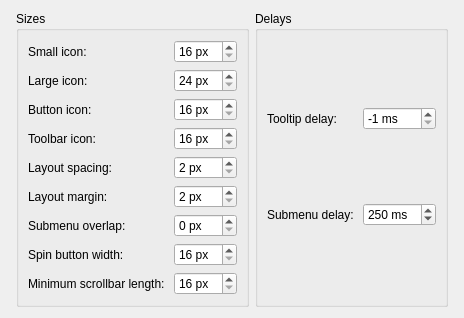
             <widget class="QWidget" name="tab_3">
              <attribute name="title">
               <string>Sizes &amp;&amp; Delays</string>
              </attribute>
              <layout class="QGridLayout" name="gridLayout_10">
               <item row="0" column="1">
                <widget class="QGroupBox" name="groupBox_2">
                 <property name="title">
                  <string>Sizes</string>
                 </property>
                 <layout class="QGridLayout" name="gridLayout_7">
                  <item row="0" column="0">
                   <widget class="QLabel" name="labelSmall">
                    <property name="toolTip">
                     <string>Affects menu-items and headers.

The default value is 16 px but
some apps may set it themselves.

If this is disabled, see:
Miscellaneous → Respect current DE if possible</string>
                    </property>
                    <property name="text">
                     <string>Small icon:</string>
                    </property>
                   </widget>
                  </item>
                  <item row="0" column="1">
                   <widget class="QSpinBox" name="spinSmall">
                    <property name="toolTip">
                     <string>Affects menu-items and headers.

The default value is 16 px but
some apps may set it themselves.

If this is disabled, see:
Miscellaneous → Respect current DE if possible</string>
                    </property>
                    <property name="suffix">
                     <string> px</string>
                    </property>
                    <property name="minimum">
                     <number>16</number>
                    </property>
                    <property name="maximum">
                     <number>48</number>
                    </property>
                   </widget>
                  </item>
                  <item row="1" column="0">
                   <widget class="QLabel" name="labelLarge">
                    <property name="toolTip">
                     <string>Affects icon views.

The default value is 32 px but
some apps set it themselves.

If this is disabled, see:
Miscellaneous → Respect current DE if possible</string>
                    </property>
                    <property name="text">
                     <string>Large icon:</string>
                    </property>
                   </widget>
                  </item>
                  <item row="1" column="1">
                   <widget class="QSpinBox" name="spinLarge">
                    <property name="toolTip">
                     <string>Affects icon views.

The default value is 32 px but
some apps set it themselves.

If this is disabled, see:
Miscellaneous → Respect current DE if possible</string>
                    </property>
                    <property name="suffix">
                     <string> px</string>
                    </property>
                    <property name="minimum">
                     <number>24</number>
                    </property>
                    <property name="maximum">
                     <number>128</number>
                    </property>
                   </widget>
                  </item>
                  <item row="2" column="0">
                   <widget class="QLabel" name="labelButton">
                    <property name="toolTip">
                     <string>Affects buttons, tab-bars and list-views.

The default value is 16 px.</string>
                    </property>
                    <property name="text">
                     <string>Button icon:</string>
                    </property>
                   </widget>
                  </item>
                  <item row="2" column="1">
                   <widget class="QSpinBox" name="spinButton">
                    <property name="toolTip">
                     <string>Affects buttons, tab-bars and list-views.

The default value is 16 px.</string>
                    </property>
                    <property name="suffix">
                     <string> px</string>
                    </property>
                    <property name="minimum">
                     <number>16</number>
                    </property>
                    <property name="maximum">
                     <number>64</number>
                    </property>
                   </widget>
                  </item>
                  <item row="3" column="0">
                   <widget class="QLabel" name="labelToolbar">
                    <property name="toolTip">
                     <string>Affects toolbars.

The default value is 22 px but
some apps set it themselves.
KDE apps get it from KDE setting.</string>
                    </property>
                    <property name="text">
                     <string>Toolbar icon:</string>
                    </property>
                   </widget>
                  </item>
                  <item row="3" column="1">
                   <widget class="QSpinBox" name="spinToolbar">
                    <property name="toolTip">
                     <string>Affects toolbars.

The default value is 22 px but
some apps set it themselves.
KDE apps get it from KDE setting.</string>
                    </property>
                    <property name="suffix">
                     <string> px</string>
                    </property>
                    <property name="minimum">
                     <number>16</number>
                    </property>
                    <property name="maximum">
                     <number>64</number>
                    </property>
                   </widget>
                  </item>
                  <item row="4" column="0">
                   <widget class="QLabel" name="labelLayout">
                    <property name="toolTip">
                     <string>The default value is 2 px but
some apps set it themeselves.</string>
                    </property>
                    <property name="text">
                     <string>Layout spacing:</string>
                    </property>
                   </widget>
                  </item>
                  <item row="4" column="1">
                   <widget class="QSpinBox" name="spinLayout">
                    <property name="toolTip">
                     <string>The default value is 2 px but
some apps set it themeselves.</string>
                    </property>
                    <property name="suffix">
                     <string> px</string>
                    </property>
                    <property name="minimum">
                     <number>2</number>
                    </property>
                    <property name="maximum">
                     <number>16</number>
                    </property>
                   </widget>
                  </item>
                  <item row="5" column="0">
                   <widget class="QLabel" name="labelMarging">
                    <property name="toolTip">
                     <string>The default value is 4 px but some apps set it themeselves.</string>
                    </property>
                    <property name="text">
                     <string>Layout margin:</string>
                    </property>
                   </widget>
                  </item>
                  <item row="5" column="1">
                   <widget class="QSpinBox" name="spinLayoutMargin">
                    <property name="toolTip">
                     <string>The default value is 4 px but some apps set it themeselves.</string>
                    </property>
                    <property name="suffix">
                     <string> px</string>
                    </property>
                    <property name="minimum">
                     <number>2</number>
                    </property>
                    <property name="maximum">
                     <number>16</number>
                    </property>
                   </widget>
                  </item>
                  <item row="6" column="0">
                   <widget class="QLabel" name="labelOverlap">
                    <property name="toolTip">
                     <string>The horizontal overlap between a submenu and its parent.

0 by default.</string>
                    </property>
                    <property name="text">
                     <string>Submenu overlap: </string>
                    </property>
                   </widget>
                  </item>
                  <item row="6" column="1">
                   <widget class="QSpinBox" name="spinOverlap">
                    <property name="toolTip">
                     <string>The horizontal overlap between a submenu and its parent.

0 by default.</string>
                    </property>
                    <property name="suffix">
                     <string> px</string>
                    </property>
                    <property name="maximum">
                     <number>16</number>
                    </property>
                    <property name="value">
                     <number>0</number>
                    </property>
                   </widget>
                  </item>
                  <item row="7" column="0">
                   <widget class="QLabel" name="labelSpinWidth">
                    <property name="toolTip">
                     <string>The width of horizontal spin buttons.
(Has no effect when spin indicators are vertical.)</string>
                    </property>
                    <property name="text">
                     <string>Spin button width: </string>
                    </property>
                   </widget>
                  </item>
                  <item row="7" column="1">
                   <widget class="QSpinBox" name="spinSpinBtnWidth">
                    <property name="toolTip">
                     <string>The width of horizontal spin buttons.
(Has no effect when spin indicators are vertical.)</string>
                    </property>
                    <property name="suffix">
                     <string> px</string>
                    </property>
                    <property name="minimum">
                     <number>16</number>
                    </property>
                    <property name="maximum">
                     <number>32</number>
                    </property>
                    <property name="value">
                     <number>16</number>
                    </property>
                   </widget>
                  </item>
                  <item row="8" column="0">
                   <widget class="QLabel" name="labelMinScrollLength">
                    <property name="toolTip">
                     <string>The minimum length of scrollbars.</string>
                    </property>
                    <property name="whatsThis">
                     <string>&lt;html&gt;&lt;head/&gt;&lt;body&gt;&lt;p&gt;The minimum height of vertical scrollbars and the minimum width of horizontal scrollbars.&lt;/p&gt;&lt;/body&gt;&lt;/html&gt;</string>
                    </property>
                    <property name="text">
                     <string>Minimum scrollbar length: </string>
                    </property>
                   </widget>
                  </item>
                  <item row="8" column="1">
                   <widget class="QSpinBox" name="spinMinScrollLength">
                    <property name="toolTip">
                     <string>The minimum length of scrollbars.</string>
                    </property>
                    <property name="whatsThis">
                     <string>&lt;html&gt;&lt;head/&gt;&lt;body&gt;&lt;p&gt;The minimum height of vertical scrollbars and the minimum width of horizontal scrollbars.&lt;/p&gt;&lt;/body&gt;&lt;/html&gt;</string>
                    </property>
                    <property name="suffix">
                     <string> px</string>
                    </property>
                    <property name="minimum">
                     <number>16</number>
                    </property>
                    <property name="maximum">
                     <number>100</number>
                    </property>
                    <property name="value">
                     <number>16</number>
                    </property>
                   </widget>
                  </item>
                 </layout>
                </widget>
               </item>
               <item row="0" column="0">
                <spacer name="horizontalSpacer_7">
                 <property name="orientation">
                  <enum>Qt::Horizontal</enum>
                 </property>
                 <property name="sizeHint" stdset="0">
                  <size>
                   <width>5</width>
                   <height>5</height>
                  </size>
                 </property>
                </spacer>
               </item>
               <item row="0" column="2">
                <widget class="QGroupBox" name="groupBox_3">
                 <property name="title">
                  <string>Delays</string>
                 </property>
                 <layout class="QGridLayout" name="gridLayout_12">
                  <item row="0" column="0">
                   <widget class="QLabel" name="labelTooltipDelay">
                    <property name="toolTip">
                     <string>The delay, in milliseconds, before a tooltip is shown.

Zero means tooltips are shown instantly.

-1 means the default Qt behavior.</string>
                    </property>
                    <property name="text">
                     <string>Tooltip delay:</string>
                    </property>
                   </widget>
                  </item>
                  <item row="1" column="0">
                   <widget class="QLabel" name="label_5">
                    <property name="toolTip">
                     <string>The delay, in milliseconds, to wait before opening a submenu.
250 by default.

-1 means no popup (opening by clicking),
while 0 means no delay.</string>
                    </property>
                    <property name="text">
                     <string>Submenu delay: </string>
                    </property>
                   </widget>
                  </item>
                  <item row="0" column="1">
                   <widget class="QSpinBox" name="spinTooltipDelay">
                    <property name="toolTip">
                     <string>The delay, in milliseconds, before a tooltip is shown.

Zero means tooltips are shown instantly.

-1 means the default Qt behavior.</string>
                    </property>
                    <property name="suffix">
                     <string> ms</string>
                    </property>
                    <property name="minimum">
                     <number>-1</number>
                    </property>
                    <property name="maximum">
                     <number>9999</number>
                    </property>
                    <property name="value">
                     <number>-1</number>
                    </property>
                   </widget>
                  </item>
                  <item row="1" column="1">
                   <widget class="QSpinBox" name="spinSubmenuDelay">
                    <property name="toolTip">
                     <string>The delay, in milliseconds, to wait before opening a submenu.
250 by default.

-1 means no popup (opening by clicking),
while 0 means no delay.</string>
                    </property>
                    <property name="suffix">
                     <string> ms</string>
                    </property>
                    <property name="minimum">
                     <number>-1</number>
                    </property>
                    <property name="maximum">
                     <number>1000</number>
                    </property>
                    <property name="value">
                     <number>250</number>
                    </property>
                   </widget>
                  </item>
                 </layout>
                </widget>
               </item>
               <item row="0" column="3">
                <spacer name="horizontalSpacer_6">
                 <property name="orientation">
                  <enum>Qt::Horizontal</enum>
                 </property>
                 <property name="sizeHint" stdset="0">
                  <size>
                   <width>5</width>
                   <height>5</height>
                  </size>
                 </property>
                </spacer>
               </item>
              </layout>
             </widget>
